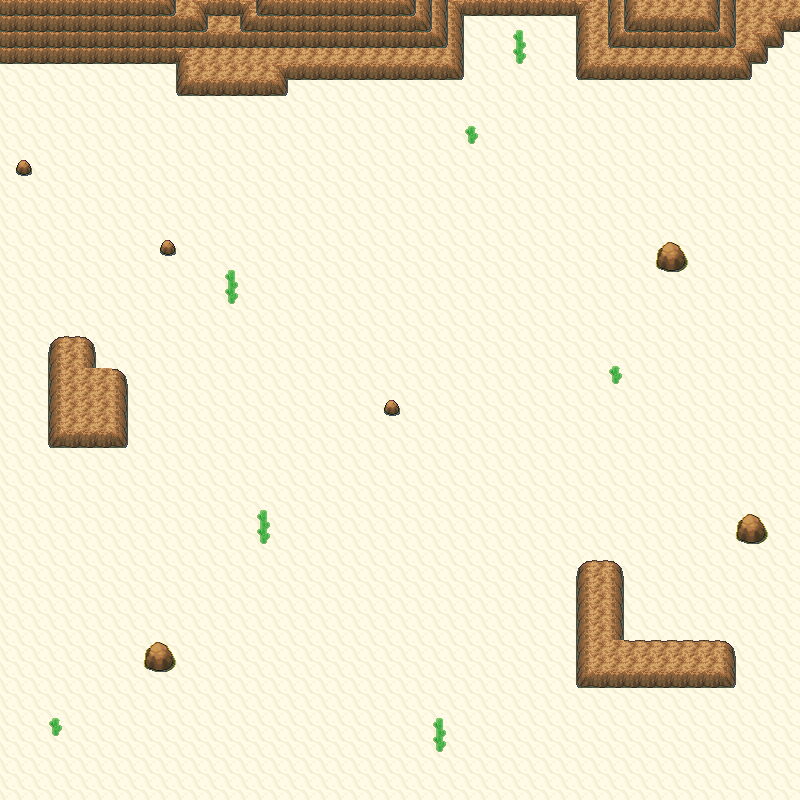

This game map was drawn from its Tiled (.tmx) file and the tilesets committed beside it. A one-line description and the trimmed map source follow:
An orthogonal 50x50 tile map with 16x16 px tiles, 4 tile layers (Grass, Walkable, Collisions, WalkBehind), 7 tilesets.

<map version="1.0" orientation="orthogonal" width="50" height="50" tilewidth="16" tileheight="16">
 <properties>
  <property name="dayPokemonChances" value="Cacnea,20;Baltoy,20;Claydol,10;Cacturne,20;Sandshrew,10;Sandslash,20;" />
  <property name="dayPokemonLevels" value="35-35;35-35;65-65;65-65;35-35;65-65;" />
  <property name="fishPokemonChances" value="" />
  <property name="fishPokemonLevels" value="" />
  <property name="isCave" value="false" />
  <property name="nightPokemonChances" value="Cacnea,20;Baltoy,20;Claydol,10;Cacturne,20;Sandshrew,10;Sandslash,20;" />
  <property name="nightPokemonLevels" value="35-35;35-35;65-65;65-65;35-35;65-65;" />
  <property name="pvp" value="yes" />
  <property name="waterPokemonChances" value="" />
  <property name="waterPokemonLevels" value="" />
  <property name="wildProbability" value="4" />
  <property name="xOffsetModifier" value="0" />
  <property name="yOffsetModifier" value="0" />
 </properties>
 <tileset firstgid="1" source="SinnohInteriorSet1.tsx" />
 <tileset firstgid="2369" source="Orre Tileset 1.tsx" />
 <tileset firstgid="3452" source="Cliffs01.tsx" />
 <tileset firstgid="3682" source="Water02.tsx" />
 <tileset firstgid="3874" source="Water01.tsx" />
 <tileset firstgid="4018" source="Path1.tsx" />
 <tileset firstgid="4442" source="Path0.tsx" />
 <layer name="Grass" width="50" height="50">
  <data>[2500 cells, 2500 non-empty, 5 distinct tile ids]</data>
 </layer>
 <layer name="Walkable" width="50" height="50">
  <data>[2500 cells, 23 non-empty, 1 distinct tile ids]</data>
 </layer>
 <layer name="Collisions" width="50" height="50">
  <data>[2500 cells, 310 non-empty, 18 distinct tile ids]</data>
 </layer>
 <layer name="WalkBehind" width="50" height="50">
  <data>[2500 cells, 11 non-empty, 2 distinct tile ids]</data>
 </layer>
</map>
